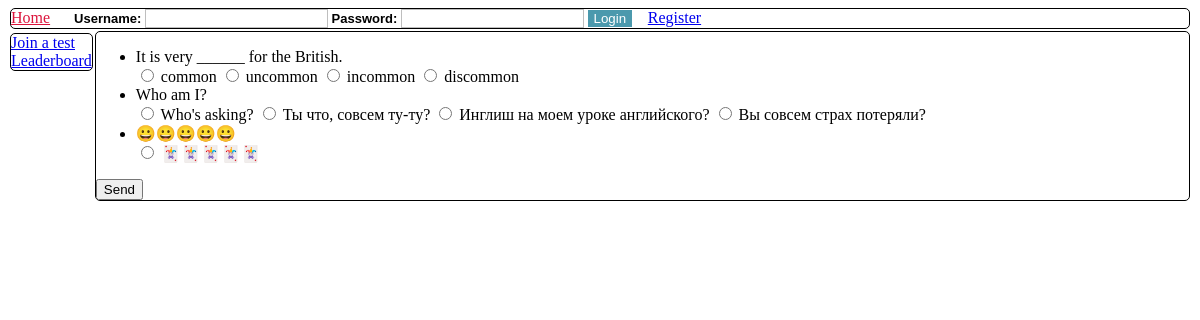
Before: /play/2 with the older database file.
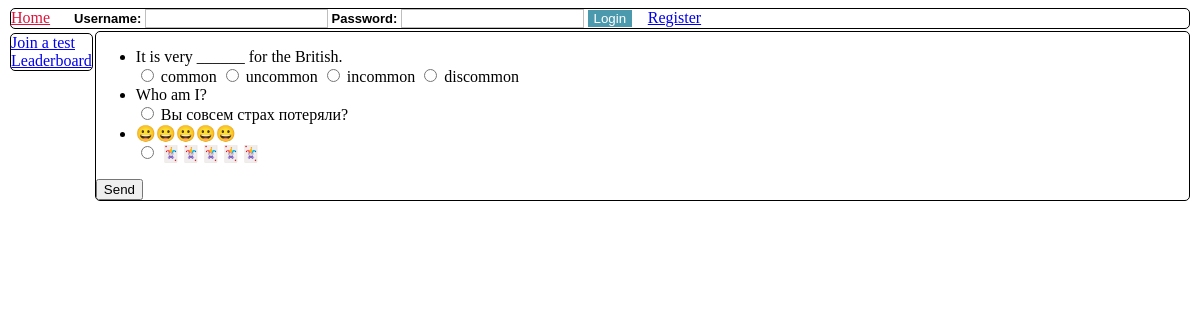
After: the same page with the newer database file.
### orm.py (models this page shows)
class BaseModel(Model):
    class Meta:
        database = db

class Question(BaseModel):
    number = IntegerField()
    content = TextField()
    correct_answer = IntegerField()
    test = ForeignKeyField(Test, backref="questions")

class Answer(BaseModel):
    number = IntegerField()
    content = TextField()
    question = ForeignKeyField(Question, backref="answers")

### app.py (the view)
@app.route('/play/<int:ident>')
def page_list_test(ident):
    questions = Test.get_by_id(ident).questions
    return render_template("p_user_test_take.html", model=questions, id=ident)

### app.py (called while the page is built)
@app.before_request
def before_request():
    db.connect()

@app.after_request
def after_request(response):
    db.close()
    return response

### templates/p_user_test_take.html
{% extends "t_base.html" %}
{% block content %}
    <div class="left">
        <form method="post" action="{{ url_for('action_eval_test', ident=id) }}">
            <ul>
            {% for i in model %}
                <li>
                    {{ i.content }} <br>
                    {% set first=True %}
                    {% for j in i.answers %}
                        <label><input type="radio" name="q{{ i.number }}" value="{{ j.number }}"
                                {% if first %} required {% set first=False %} {% endif %}  > {{ j.content }}  </label>
                    {% endfor %}
                </li>
            {% endfor %}
            </ul>
            <input type="submit" value="Send">
        </form>
    </div>
{% endblock %}

### templates/t_base.html (shortened to what this page needs)
<!DOCTYPE html>
<html lang="en">
<head>
    {% block head %}
        <link rel="stylesheet" href="{{ url_for('static', filename='style.css') }}"/>
        <link rel="stylesheet" href="{{ url_for('static', filename='jqui/jquery-ui.min.css') }}"/>
    {% endblock %}
</head>
<body>
<div id="header" class="bordered">
    {% block header %}
        <a href="{{ url_for('page_home') }}" id="logo" class="left">Home</a>
        <span id="header-right">
        {% if 'user' in session %}
            <span>You are {{ session['user'] }}</span>
            {% if session['user'] == 'admin' %}
                <a href="{{ url_for('page_admin_tests') }}">Edit tests</a>
            {% endif %}
            <a href="{{ url_for('action_logout') }}"> Logout </a>
        {% else %}
            <form action="{{ url_for('action_login') }}" style="display: inline" class=form-style-1  method="post">
                <label for="user">Username: </label><input type="text" id="user" name="user">
                <label for="password">Password: </label><input type="password" id="password" name="password">
            <input type="submit" value="Login">
            </form>
            <a href="{{ url_for("page_register") }}">Register</a>
        {% endif %}
        </span>
    {% endblock %}
</div>
<div id="sidebar" class="bordered">
    {% block sidebar %}
        <ul>
            <li><a href="{{ url_for('page_take_test') }}"> Join a test </a></li>
            <li><a href="{{ url_for('page_leaderboard') }}"> Leaderboard </a></li>
        </ul>
    {% endblock %}
</div>
<div id="content" class="bordered">
    {% block content %}
    {% endblock %}
</div>
</body>
</html>

### static/style.css (style rules this page uses)
.bordered { border-style: solid; border-width: 1px; border-radius: 5px; margin: 2px; overflow: auto; }
#header { float: top; }
#sidebar { float: left; }
#header > a#logo { color: crimson; }
#sidebar > ul { margin: 0; padding: 0; }

Changed rows visible on the page:
removed Answer: number "☐ Who's asking?", content "Who's asking?", shown under Question "Who am I?"
removed Answer: number "☐ Ты что, совсем ту-ту?", content "Ты что, совсем ту-ту?", shown under Question "Who am I?"
removed Answer: number "☐ Инглиш на моем уроке английско", content "Инглиш на моем уроке английского?", shown under Question "Who am I?"
